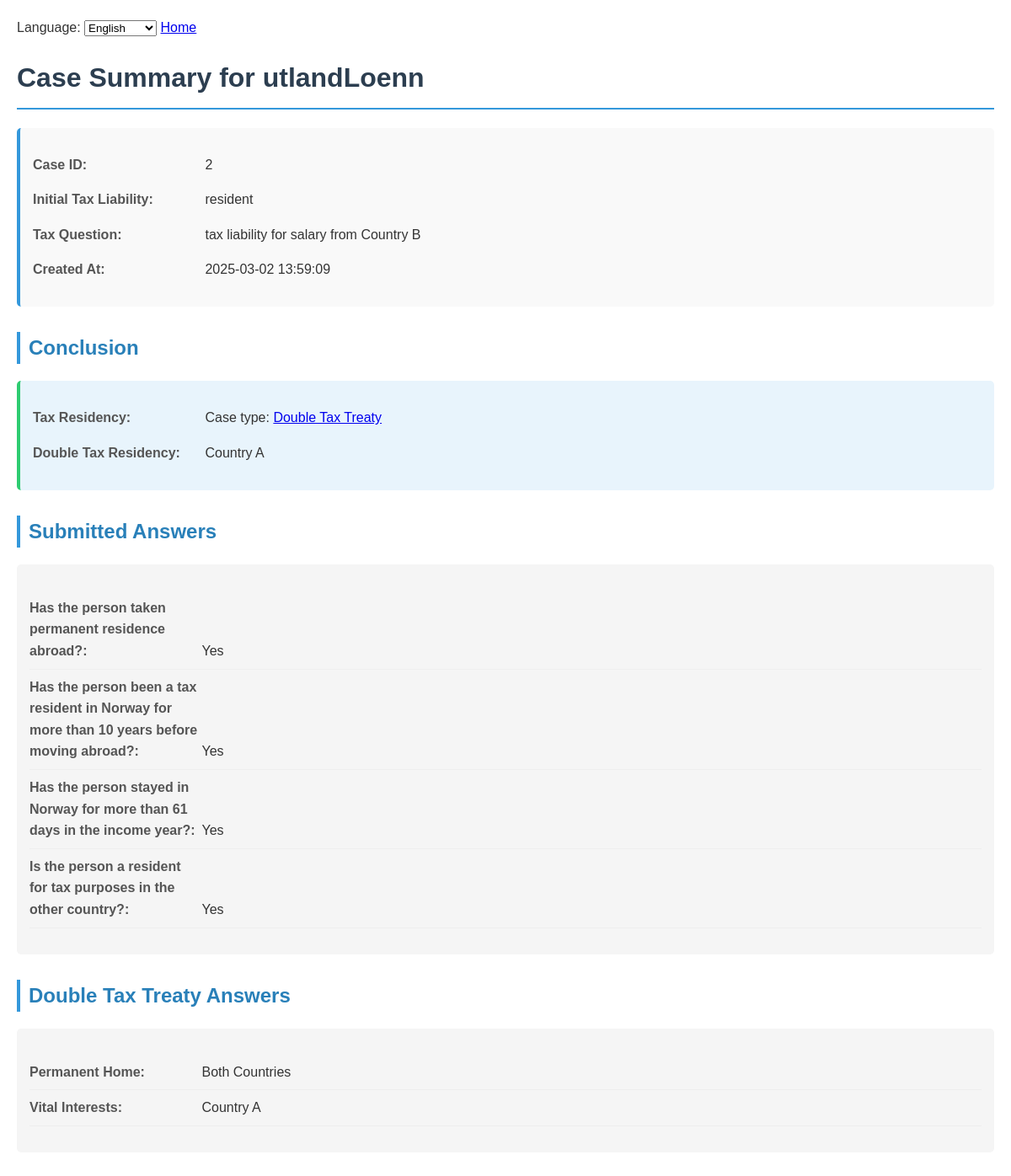
Screenshot of /case_summary.php?case_id=2 with the database file from the repository.
### tables this page shows
CREATE TABLE `cases` (
  `id` int(11) NOT NULL AUTO_INCREMENT,
  `case_name` varchar(255) NOT NULL DEFAULT 'utlandLoenn',
  `initial_liability` varchar(50) NOT NULL DEFAULT 'resident',
  `tax_question` text NOT NULL DEFAULT 'tax liability for salary from Country B',
  `conclusion` text DEFAULT NULL,
  `created_at` timestamp NULL DEFAULT current_timestamp(),
  `double_tax_residency` varchar(255) DEFAULT NULL,
  `answers` text DEFAULT NULL,
  PRIMARY KEY (`id`)
);

CREATE TABLE `tax_residency_questions` (
  `id` int(11) NOT NULL AUTO_INCREMENT,
  `case_id` int(11) NOT NULL,
  `question_key` varchar(50) NOT NULL,
  `answer` varchar(20) NOT NULL,
  `created_at` timestamp NULL DEFAULT current_timestamp(),
  PRIMARY KEY (`id`),
  KEY `case_id` (`case_id`),
  CONSTRAINT `tax_residency_questions_ibfk_1` FOREIGN KEY (`case_id`) REFERENCES `cases` (`id`) ON DELETE CASCADE
);

### case_summary.php (the view, shortened to what this page needs)
<?php
$language = $_SESSION['language'] ?? 'en';
$constantsFile = "constants_{$language}.php";
$config = include($constantsFile);
$dbConfig = $config['db'];
$display = $config['display'];
$translated_questions = $config['translated_questions'];
$translated_answers = $config['translated_answers'];
$dynamic_form_questions = $config['dynamic_form_questions'];
$dynamic_form_answers = $config['dynamic_form_answers'];
$servername = $dbConfig['servername'];
$username = $dbConfig['username'];
$password = $dbConfig['password'];
$dbname = $dbConfig['dbname'];
$conn = new mysqli($servername, $username, $password, $dbname);
$case_id = $_GET['case_id'] ?? $_SESSION['case_id'] ?? null;
$sql = "SELECT * FROM cases WHERE id = ?";
$stmt = $conn->prepare($sql);
$stmt->bind_param("i", $case_id);
$stmt->execute();
$result = $stmt->get_result();
$case = $result->fetch_assoc();
$submitted_answers = $case['answers'] ? json_decode($case['answers'], true) : [];
$sql = "SELECT question_key, answer FROM tax_residency_questions WHERE case_id = ? ORDER BY id ASC";
$stmt = $conn->prepare($sql);
$stmt->bind_param("i", $case_id);
$stmt->execute();
$result = $stmt->get_result();
$tax_treaty_answers = $result->fetch_all(MYSQLI_ASSOC);
?>
<!DOCTYPE html>
<html>
<head>
</head>
<body>
    <?php include('navbar.php'); ?>
    <h1><?php echo htmlspecialchars($display['case_summary_for']) . ' ' . htmlspecialchars($case['case_name']); ?></h1>
    <div class="case-info">
        <p><strong><?php echo htmlspecialchars($display['case_id']); ?></strong> <span class="answer"><?php echo htmlspecialchars($case['id']); ?></span></p>
        <p><strong><?php echo htmlspecialchars($display['initial_tax_liability']); ?></strong> <span class="answer"><?php echo htmlspecialchars($case['initial_liability']); ?></span></p>
        <p><strong><?php echo htmlspecialchars($display['tax_question']); ?></strong> <span class="answer"><?php echo htmlspecialchars($case['tax_question']); ?></span></p>
        <p><strong><?php echo htmlspecialchars($display['created_at']); ?></strong> <span class="answer"><?php echo htmlspecialchars($case['created_at']); ?></span></p>
    </div>
    <h2><?php echo htmlspecialchars($display['conclusion']); ?></h2>
    <div class="conclusion">
        <p><strong><?php echo htmlspecialchars($display['tax_residency']); ?></strong> <span class="answer"><?php echo ($case['conclusion'] ?? htmlspecialchars($display['pending'])); ?></span></p>
        <p><strong><?php echo htmlspecialchars($display['double_tax_residency']); ?></strong> <span class="answer"><?php echo htmlspecialchars($case['double_tax_residency'] ?? htmlspecialchars($display['pending'])); ?></span></p>
    </div>
    <h2><?php echo htmlspecialchars($display['submitted_answers']); ?></h2>
    <div class="data-section">
        <ul>
            <?php
            if (!empty($submitted_answers)) {
                foreach ($submitted_answers as $question => $answer) {
                    $translated_question = $dynamic_form_questions[$question] ?? $translated_questions[$question] ?? $question;
                    $translated_answer = $dynamic_form_answers[$answer] ?? $translated_answers[$answer] ?? $answer;
                    echo "<li><strong>" . htmlspecialchars($translated_question) . ":</strong> <span class='answer'>" . htmlspecialchars($translated_answer) . "</span></li>";
                }
            } else {
                echo "<li>" . htmlspecialchars($display['no_answers_submitted']) . "</li>";
            }
            ?>
        </ul>
    </div>
    <h2><?php echo htmlspecialchars($display['double_tax_treaty_answers']); ?></h2>
    <div class="data-section">
        <ul>
            <?php foreach ($tax_treaty_answers as $entry) {
                $translated_question = $translated_questions[$entry['question_key']] ?? $entry['question_key'];
                $translated_answer = $translated_answers[$entry['answer']] ?? $entry['answer'];
                ?>
                <li><strong><?php echo htmlspecialchars($translated_question); ?>:</strong> <span class="answer"><?php echo htmlspecialchars($translated_answer); ?></span></li>
            <?php } ?>
        </ul>
    </div>
</body>
</html>

### case_summary.php (style rules this page uses)
body { font-family: Arial, sans-serif; line-height: 1.6; max-width: 1200px; margin: 0 auto; padding: 20px; color: #333; }
h1 { color: #2c3e50; border-bottom: 2px solid #3498db; padding-bottom: 10px; }
h2 { color: #2980b9; margin-top: 30px; border-left: 4px solid #3498db; padding-left: 10px; }
.case-info { background-color: #f9f9f9; padding: 15px; border-radius: 5px; margin-bottom: 20px; border-left: 4px solid #3498db; }
.conclusion { background-color: #e8f4fc; padding: 15px; border-radius: 5px; border-left: 4px solid #2ecc71; }
.data-section { background-color: #f5f5f5; padding: 15px; border-radius: 5px; margin-bottom: 20px; }
ul { list-style-type: none; padding-left: 0; }
li { padding: 8px 0; border-bottom: 1px solid #eee; }
strong { color: #555; display: inline-block; width: 200px; }
.answer { display: inline-block; font-weight: normal; }

### rows the page displays
cases: case_name "utlandLoenn", id "2", initial_liability "resident", tax_question "tax liability for salary from Country B", created_at "2025-03-02 13:59:09", conclusion "Case type: Double Tax Treaty", double_tax_residency "Country A", answers "Yes"
tax_residency_questions: question_key "Permanent Home", answer "Both Countries"
tax_residency_questions: question_key "Vital Interests", answer "Country A"

### other values shown
$display['case_summary_for'] "Case Summary for"
$display['case_id'] "Case ID:"
$display['initial_tax_liability'] "Initial Tax Liability:"
$display['tax_question'] "Tax Question:"
$display['created_at'] "Created At:"
$display['conclusion'] "Conclusion"
$display['tax_residency'] "Tax Residency:"
$display['double_tax_residency'] "Double Tax Residency:"
$display['submitted_answers'] "Submitted Answers"
$translated_question "Has the person taken permanent residence abroad?"
$translated_question "Has the person been a tax resident in Norway for more than 10 years before moving abroad?"
$translated_question "Has the person stayed in Norway for more than 61 days in the income year?"
$translated_question "Is the person a resident for tax purposes in the other country?"
$display['double_tax_treaty_answers'] "Double Tax Treaty Answers"
